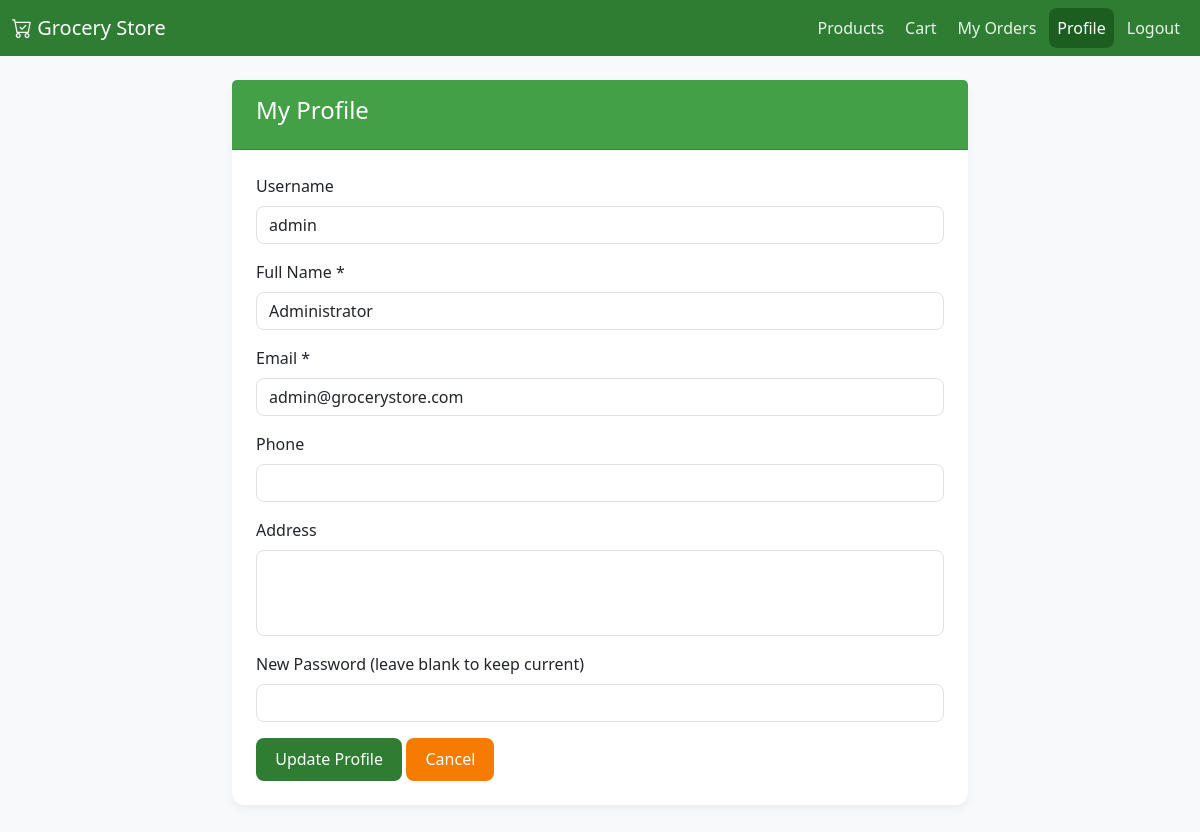
Screenshot of /user/profile.php (signed in) with the database file from the repository.
### tables this page shows
CREATE TABLE IF NOT EXISTS users (
    id INT AUTO_INCREMENT PRIMARY KEY,
    username VARCHAR(50) UNIQUE NOT NULL,
    email VARCHAR(100) UNIQUE NOT NULL,
    password VARCHAR(255) NOT NULL,
    full_name VARCHAR(100) NOT NULL,
    phone VARCHAR(20),
    address TEXT,
    role ENUM('user', 'admin') DEFAULT 'user',
    created_at TIMESTAMP DEFAULT CURRENT_TIMESTAMP
);

### config/auth.php (called while the page is built, shortened)
<?php
function getUserId() {
    return $_SESSION['user_id'] ?? null;
}
?>

### user/profile.php (the view, shortened to what this page needs)
<?php
require_once '../config/auth.php';
$conn = getDBConnection();
$user_id = getUserId();
$user_query = "SELECT * FROM users WHERE id = ?";
$stmt = $conn->prepare($user_query);
$stmt->bind_param("i", $user_id);
$stmt->execute();
$user = $stmt->get_result()->fetch_assoc();
?>
<!DOCTYPE html>
<html lang="en">
<head>
    <link href="https://cdn.jsdelivr.net/npm/bootstrap@5.3.0/dist/css/bootstrap.min.css" rel="stylesheet">
    <link rel="stylesheet" href="https://cdn.jsdelivr.net/npm/bootstrap-icons@1.10.0/font/bootstrap-icons.css">
    <link rel="stylesheet" href="../user_css/profile.css">
</head>
<body>
    <nav class="navbar navbar-expand-lg navbar-dark bg-primary">
        <div class="container-fluid">
            <a class="navbar-brand" href="../index.php">
                <i class="bi bi-cart-check"></i> Grocery Store
            </a>
            <div class="collapse navbar-collapse" id="navbarNav">
                <ul class="navbar-nav ms-auto">
                    <li class="nav-item">
                        <a class="nav-link" href="dashboard.php">Products</a>
                    </li>
                    <li class="nav-item">
                        <a class="nav-link" href="cart.php">Cart</a>
                    </li>
                    <li class="nav-item">
                        <a class="nav-link" href="orders.php">My Orders</a>
                    </li>
                    <li class="nav-item">
                        <a class="nav-link active" href="profile.php">Profile</a>
                    </li>
                    <li class="nav-item">
                        <a class="nav-link" href="../logout.php">Logout</a>
                    </li>
                </ul>
            </div>
        </div>
    </nav>
    <div class="container my-4">
        <div class="row justify-content-center">
            <div class="col-md-8">
                <div class="card">
                    <div class="card-header">
                        <h4>My Profile</h4>
                    </div>
                    <div class="card-body">
                        <form method="POST" action="">
                            <div class="mb-3">
                                <label for="username" class="form-label">Username</label>
                                <input type="text" class="form-control" id="username" value="<?php echo htmlspecialchars($user['username']); ?>" readonly>
                            </div>
                            <div class="mb-3">
                                <label for="full_name" class="form-label">Full Name *</label>
                                <input type="text" class="form-control" id="full_name" name="full_name" value="<?php echo htmlspecialchars($user['full_name']); ?>" required>
                            </div>
                            <div class="mb-3">
                                <label for="email" class="form-label">Email *</label>
                                <input type="email" class="form-control" id="email" name="email" value="<?php echo htmlspecialchars($user['email']); ?>" required>
                            </div>
                            <div class="mb-3">
                                <label for="phone" class="form-label">Phone</label>
                                <input type="tel" class="form-control" id="phone" name="phone" value="<?php echo htmlspecialchars($user['phone'] ?? ''); ?>">
                            </div>
                            <div class="mb-3">
                                <label for="address" class="form-label">Address</label>
                                <textarea class="form-control" id="address" name="address" rows="3"><?php echo htmlspecialchars($user['address'] ?? ''); ?></textarea>
                            </div>
                            <div class="mb-3">
                                <label for="password" class="form-label">New Password (leave blank to keep current)</label>
                                <input type="password" class="form-control" id="password" name="password">
                            </div>
                            <button type="submit" class="btn btn-primary">Update Profile</button>
                            <a href="dashboard.php" class="btn btn-secondary">Cancel</a>
                        </form>
                    </div>
                </div>
            </div>
        </div>
    </div>
</body>
</html>

### user_css/profile.css (style rules this page uses)
body { background-color: #f8f9fa; font-family: 'Segoe UI', Tahoma, Geneva, Verdana, sans-serif; }
.navbar { background-color: #2e7d32 !important; }
.navbar .nav-link.active { background-color: #1b5e20; border-radius: 8px; color: #fff !important; }
.navbar .nav-link { color: #e8f5e9 !important; margin-left: 5px; transition: background 0.3s; }
.card { border-radius: 12px; box-shadow: 0 4px 10px rgba(0,0,0,0.05); border: none; margin-bottom: 20px; }
.card-header { background-color: #43a047; color: #fff; font-weight: 600; border-radius: 12px 12px 0 0; padding: 1rem 1.5rem; }
.card-body { padding: 1.5rem; }
.form-control { border-radius: 8px; }
textarea.form-control { resize: none; }
.btn-primary { background-color: #2e7d32; border: none; border-radius: 8px; padding: 0.6rem 1.2rem; font-size: 1rem; transition: background 0.3s; }
.btn-secondary { background-color: #f57c00; border: none; border-radius: 8px; padding: 0.6rem 1.2rem; transition: background 0.3s; color: #fff; }

### rows the page displays
users: username "admin", full_name "Administrator", email "admin@grocerystore.com"
